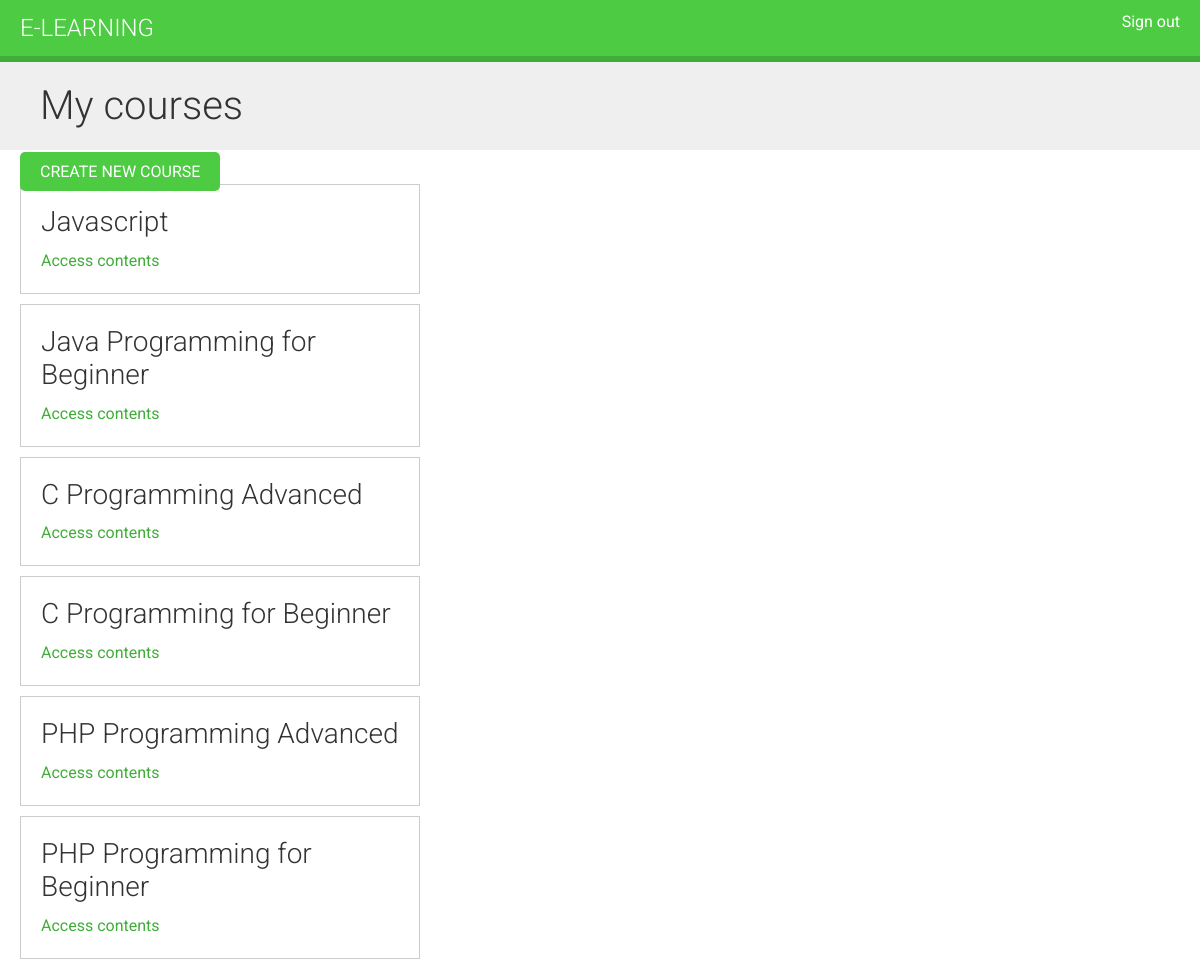
The page /students/courses/ (signed in) on the database its author committed.
### courses/models.py (models this page shows, shortened)
class Course(models.Model):
    owner = models.ForeignKey(User,
                              related_name='courses_created',
                              on_delete=models.CASCADE)
    subject = models.ForeignKey(Subject,
                                related_name='courses',
                                on_delete=models.CASCADE)
    title = models.CharField(max_length=200)
    slug = models.SlugField(max_length=200, unique=True)
    overview = models.TextField()
    created = models.DateTimeField(auto_now_add=True)
    students = models.ManyToManyField(User,
                                      related_name='courses_joined',
                                      blank=True)
    class Meta:
        ordering = ['-created']

### students/views.py (the view)
class StudentCourseListView(LoginRequiredMixin, ListView):
    model = Course
    template_name = 'students/course/list.html'
    def get_queryset(self):
        qs = super(StudentCourseListView, self).get_queryset()
        return qs.filter(students__in=[self.request.user])

### students/templates/students/course/list.html (shortened to what this page needs)
{% extends "base.html" %}
{% block content %}
    <h1>My courses</h1>
    <div class="module">
              <a href="{% url "course_create" %}" class="button">Create new course</a>
        {% for course in object_list %}
            <div class="course-info">
                <h3>{{ course.title }}</h3>
                <p><a href="{% url "student_course_detail" course.id %}">Access contents</a></p>
            </div>
        {% empty %}
            <p>
                You are not enrolled in any courses yet.
                <a href="{% url "course_list" %}">Browse courses</a> to enroll in a course.
            </p>
        {% endfor %}
    </div>
{% endblock %}

### courses/static/css/base.css (style rules this page uses)
body { margin:0; font-family:'Roboto', sans-serif; font-weight:400; color:#333; }
a { color:#3fad37; text-decoration:none; }
h1, h2, h3, h4, h5, h6 { font-family:'Roboto', sans-serif; font-weight:300; }
h1 { background:#efefef; width:100%; overflow:auto; padding:20px 0 20px 40px; margin:0; }
.module { padding:10px 20px; float:left; width:600px; }
.module h3 { margin:20px 0 0; padding:0; width:100%; }
.module p { margin:10px 0 20px; width:100%; float:left; }
input[type=submit], a.button { border-radius:5px; background:#4dcc43; color:#fff; font-size:16px; text-transform:uppercase; border:none; padding:10px 20px; margin:20px 0; }
.course-info { border:1px solid #ccc; padding:0 20px; margin-bottom:10px; width:400px; overflow:auto; }
.course-info a { margin-right:10px; }

### rows shown on the page
Course: title "Javascript"
Course: title "Java Programming for Beginner"
Course: title "C Programming Advanced"
Course: title "C Programming for Beginner"
Course: title "PHP Programming Advanced"
Course: title "PHP Programming for Beginner"
